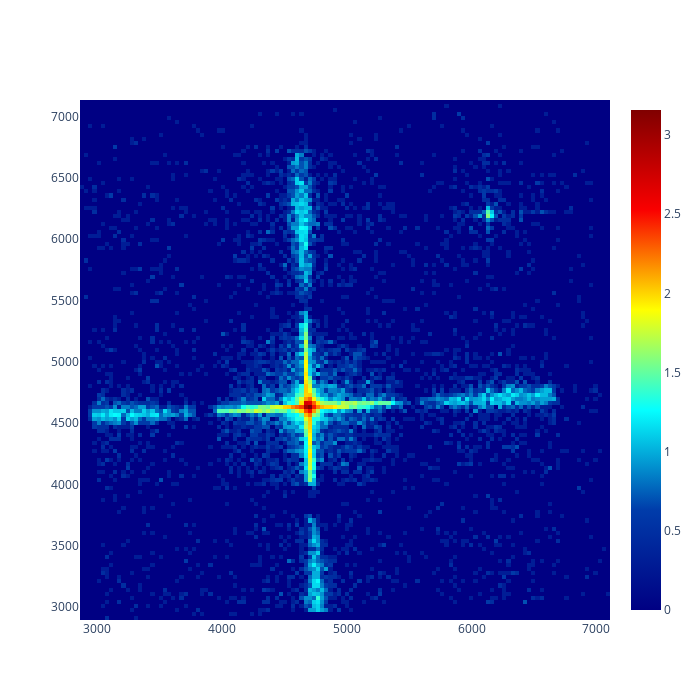

The notebook cell saved with this chart:
### Code cell
wxt_event.extract_image(savepath='./image', show=True)

### Figure 1 — Plotly figure (JSON) as saved in the notebook; plotly's stock layout.template omitted (floating-point values rounded to 4 significant figures; data arrays with more than 128 entries replaced by an {"elided": "..."} marker saying what was removed)
{"data": [{"colorscale": [[0, "rgb(0,0,131)"], [0.2, "rgb(0,60,170)"], [0.4, "rgb(5,255,255)"], [0.6, "rgb(255,255,0)"], [0.8, "rgb(250,0,0)"], [1, "rgb(128,0,0)"]], "type": "heatmap", "x": {"elided": "129 float values"}, "y": {"elided": "129 float values"}, "z": {"elided": "128x128 float values"}}], "layout": {"height": 700, "width": 700}}
